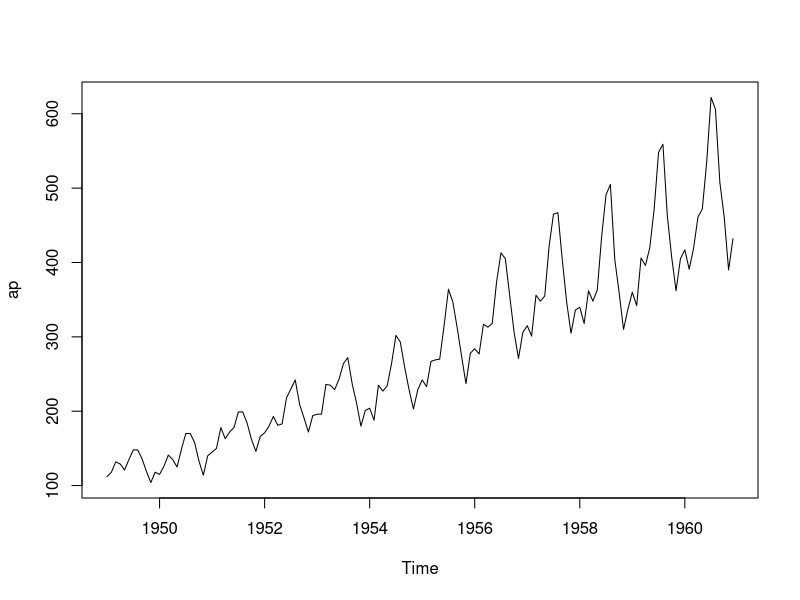
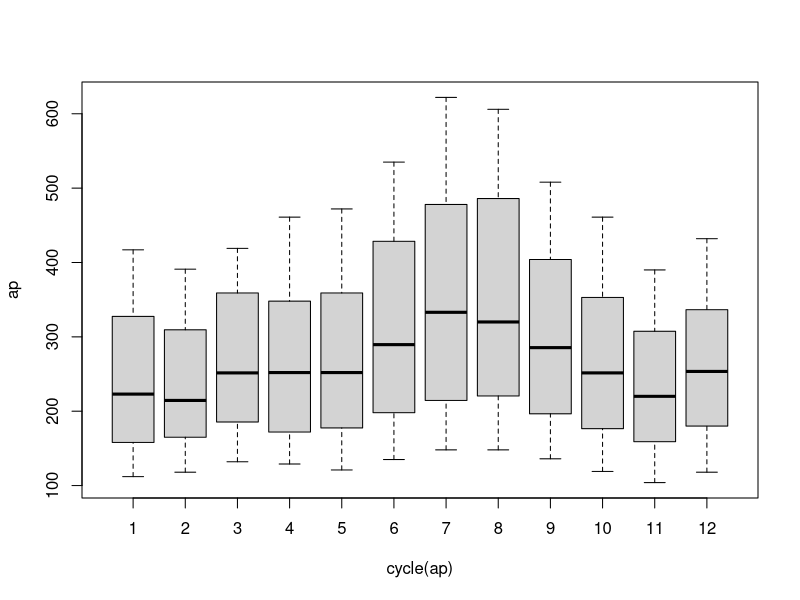

Generate these figures, in order, with R:
## ---- chunk 1
library(forecast)
library(tseries)
library(tidyverse)
## ---- chunk 2
ap <- AirPassengers
ap
## ---- chunk 3
ap %>% glimpse()
## ---- chunk 4
class(ap)
## ---- chunk 5
start(ap)
end(ap)
frequency(ap)
## ---- chunk 6
plot(ap)
## ---- chunk 7
cycle(ap)
## ---- chunk 8
boxplot(ap~cycle(ap))
